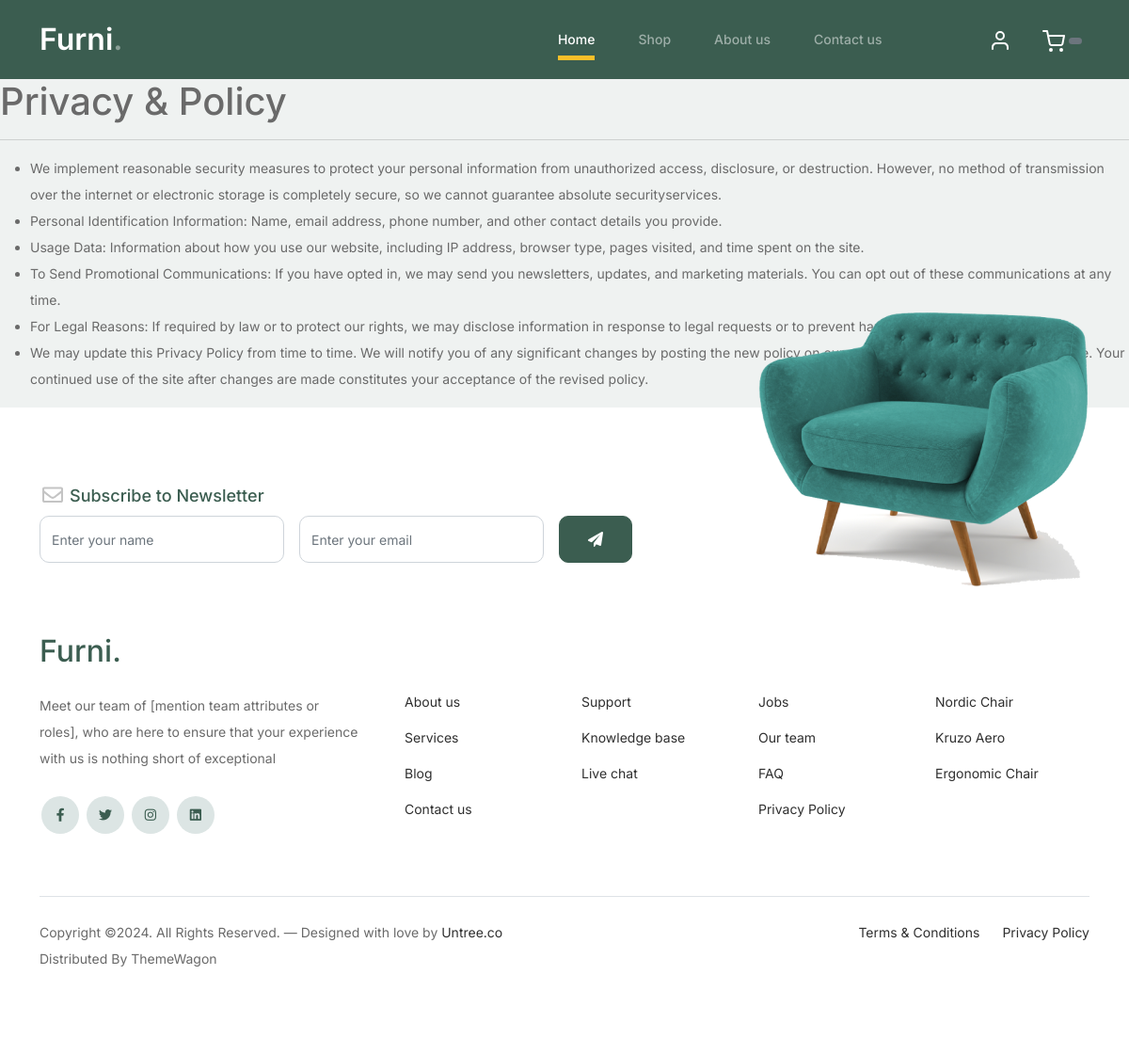
Page /User/privacypolicy.php on the committed database.
### tables this page shows
CREATE TABLE `privacy` (
  `ID` int(11) NOT NULL,
  `Description` varchar(1000) NOT NULL,
  `Added_at` timestamp NOT NULL DEFAULT current_timestamp()
);

CREATE TABLE `website_info` (
  `ID` int(11) NOT NULL,
  `Name` varchar(25) NOT NULL,
  `Description` varchar(500) NOT NULL,
  `E-Mail` varchar(30) NOT NULL,
  `Phone Number` varchar(15) NOT NULL,
  `Address` varchar(50) NOT NULL,
  `Facebook Link` varchar(100) NOT NULL,
  `Insta Link` varchar(100) NOT NULL,
  `Timing` time NOT NULL,
  `Added_At` timestamp NOT NULL DEFAULT current_timestamp()
);

### User/privacypolicy.php (the view, shortened to what this page needs)
<!DOCTYPE html>
<html lang="en">
<head>
</head>
<body>
    <?php include "header.php";?>
    <h1>Privacy & Policy</h1><hr>
    <?php
    $query="SELECT * FROM `privacy`";
    $result=mysqli_query($conn,$query);
    ?><ul>
    <?php
    while ( $data=mysqli_fetch_array($result)) {
        echo "<li>$data[1]</li>";
    }
    ?>
    </ul>
    <?php include "footer.php";?>
</body>
</html>

### User/footer.php (shortened to what this page needs)
<?php
	include("../connection.php");
$query="SELECT * FROM `website_info`";
$result=mysqli_query($conn,$query);
$data=mysqli_fetch_array($result);
?>
<footer class="footer-section">
			<div class="container relative">
				<div class="sofa-img">
					<img src="images/sofa.png" alt="Image" class="img-fluid">
				</div>
				<div class="row">
					<div class="col-lg-8">
						<div class="subscription-form">
							<h3 class="d-flex align-items-center"><span class="me-1"><img src="images/envelope-outline.svg" alt="Image" class="img-fluid"></span><span>Subscribe to Newsletter</span></h3>
							<form action="#" class="row g-3">
								<div class="col-auto">
									<input type="text" class="form-control" placeholder="Enter your name">
								</div>
								<div class="col-auto">
									<input type="email" class="form-control" placeholder="Enter your email">
								</div>
								<div class="col-auto">
									<button class="btn btn-primary">
										<span class="fa fa-paper-plane"></span>
									</button>
								</div>
							</form>
						</div>
					</div>
				</div>
				<div class="row g-5 mb-5">
					<div class="col-lg-4">
						<div class="mb-4 footer-logo-wrap"><a href="#" class="footer-logo"><?php echo "$data[1]"; ?><span>.</span></a></div>
						<p class="mb-4"><?php echo"$data[2]" ?></p>
						<ul class="list-unstyled custom-social">
							<li><a href="<?php echo"$data[6]" ?>"><span class="fa fa-brands fa-facebook-f"></span></a></li>
							<li><a href="#"><span class="fa fa-brands fa-twitter"></span></a></li>
							<li><a href="<?php echo"$data[7]" ?>"><span class="fa fa-brands fa-instagram"></span></a></li>
							<li><a href="#"><span class="fa fa-brands fa-linkedin"></span></a></li>
						</ul>
					</div>
					<div class="col-lg-8">
						<div class="row links-wrap">
							<div class="col-6 col-sm-6 col-md-3">
								<ul class="list-unstyled">
									<li><a href="about.php">About us</a></li>
									<li><a href="#">Services</a></li>
									<li><a href="#">Blog</a></li>
									<li><a href="contact.php">Contact us</a></li>
								</ul>
							</div>
							<div class="col-6 col-sm-6 col-md-3">
								<ul class="list-unstyled">
									<li><a href="#">Support</a></li>
									<li><a href="#">Knowledge base</a></li>
									<li><a href="#">Live chat</a></li>
								</ul>
							</div>
							<div class="col-6 col-sm-6 col-md-3">
								<ul class="list-unstyled">
									<li><a href="#">Jobs</a></li>
									<li><a href="#">Our team</a></li>
									<li><a href="FAQ.php">FAQ</a></li>
									<li><a href="privacypolicy.php">Privacy Policy</a></li>
								</ul>
							</div>
							<div class="col-6 col-sm-6 col-md-3">
								<ul class="list-unstyled">
									<li><a href="#">Nordic Chair</a></li>
									<li><a href="#">Kruzo Aero</a></li>
									<li><a href="#">Ergonomic Chair</a></li>
								</ul>
							</div>
						</div>
					</div>
				</div>
				<div class="border-top copyright">
					<div class="row pt-4">
						<div class="col-lg-6">
							<p class="mb-2 text-center text-lg-start">Copyright &copy;. All Rights Reserved. &mdash; Designed with love by <a href="https://untree.co">Untree.co</a> Distributed By <a hreff="https://themewagon.com">ThemeWagon</a>
            </p>
						</div>
						<div class="col-lg-6 text-center text-lg-end">
							<ul class="list-unstyled d-inline-flex ms-auto">
								<li class="me-4"><a href="#">Terms &amp; Conditions</a></li>
								<li><a href="#">Privacy Policy</a></li>
							</ul>
						</div>
					</div>
				</div>
			</div>
		</footer>
	</body>
</html>

### User/css/style.css (style rules this page uses)
body { overflow-x: hidden; position: relative; }
body { font-family: "Inter", sans-serif; font-weight: 400; line-height: 28px; color: #6a6a6a; font-size: 14px; background-color: #eff2f1; }
a { text-decoration: none; -webkit-transition: .3s all ease; -o-transition: .3s all ease; transition: .3s all ease; color: #2f2f2f; text-decoration: underline; }
.btn { font-weight: 600; padding: 12px 30px; border-radius: 30px; color: #ffffff; background: #2f2f2f; border-color: #2f2f2f; }
.btn.btn-primary { background: #3b5d50; border-color: #3b5d50; }
.footer-section { padding: 80px 0; background: #ffffff; }
.footer-section .relative { position: relative; }
.footer-section a { text-decoration: none; color: #2f2f2f; -webkit-transition: .3s all ease; -o-transition: .3s all ease; transition: .3s all ease; }
.footer-section .subscription-form { margin-bottom: 40px; position: relative; z-index: 2; margin-top: 100px; }
@media (min-width: 992px) { .footer-section .subscription-form { margin-top: 0px; margin-bottom: 80px; } }
.footer-section .subscription-form h3 { font-size: 18px; font-weight: 500; color: #3b5d50; }
.footer-section .subscription-form .form-control { height: 50px; border-radius: 10px; font-family: "Inter", sans-serif; }
.footer-section .subscription-form .btn { border-radius: 10px !important; }
.footer-section .sofa-img { position: absolute; top: -200px; z-index: 1; right: 0; }
.footer-section .sofa-img img { max-width: 380px; }
.footer-section .links-wrap { margin-top: 0px; }
@media (min-width: 992px) { .footer-section .links-wrap { margin-top: 54px; } }
.footer-section .links-wrap ul li { margin-bottom: 10px; }
.footer-section .footer-logo-wrap .footer-logo { font-size: 32px; font-weight: 500; text-decoration: none; color: #3b5d50; }
.footer-section .custom-social li { margin: 2px; display: inline-block; }
.footer-section .custom-social li a { width: 40px; height: 40px; text-align: center; line-height: 40px; display: inline-block; background: #dce5e4; color: #3b5d50; border-radius: 50%; }
.footer-section .border-top { border-color: #dce5e4; }
.footer-section .border-top.copyright { font-size: 14px !important; }
.form-control { height: 50px; border-radius: 10px; font-family: "Inter", sans-serif; }

### rows in the picture
privacy: Description "We implement reasonable security measures to protect your personal information from unauthorized access, disclosure, or destruction. However, no method of transmission over the internet or electronic storage is completely secure, so we cannot guarantee absolute securityservices."
privacy: Description "Personal Identification Information: Name, email address, phone number, and other contact details you provide."
privacy: Description "Usage Data: Information about how you use our website, including IP address, browser type, pages visited, and time spent on the site."
privacy: Description "To Send Promotional Communications: If you have opted in, we may send you newsletters, updates, and marketing materials. You can opt out of these communications at any time."
privacy: Description "For Legal Reasons: If required by law or to protect our rights, we may disclose information in response to legal requests or to prevent harm."
privacy: Description "We may update this Privacy Policy from time to time. We will notify you of any significant changes by posting the new policy on our website with an updated effective date. Your continued use of the site after changes are made constitutes your acceptance of the revised policy."
website_info: Name "Furni", Description "Meet our team of [mention team attributes or roles], who are here to ensure that your experience with us is nothing short of exceptional"
